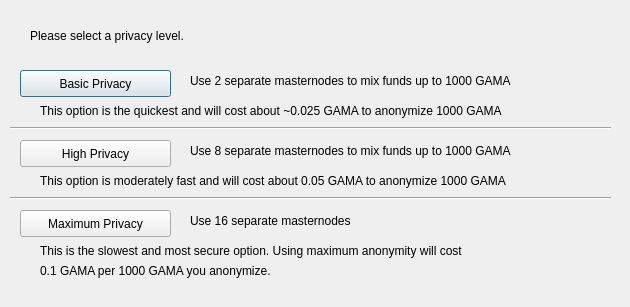
<?xml version="1.0" encoding="UTF-8"?>
<ui version="4.0">
 <class>DarksendConfig</class>
 <widget class="QDialog" name="DarksendConfig">
  <property name="geometry">
   <rect>
    <x>0</x>
    <y>0</y>
    <width>630</width>
    <height>307</height>
   </rect>
  </property>
  <property name="windowTitle">
   <string>Configure PrivateSend</string>
  </property>
  <widget class="QPushButton" name="buttonBasic">
   <property name="geometry">
    <rect>
     <x>20</x>
     <y>70</y>
     <width>151</width>
     <height>27</height>
    </rect>
   </property>
   <property name="text">
    <string>Basic Privacy</string>
   </property>
  </widget>
  <widget class="QPushButton" name="buttonHigh">
   <property name="geometry">
    <rect>
     <x>20</x>
     <y>140</y>
     <width>151</width>
     <height>27</height>
    </rect>
   </property>
   <property name="text">
    <string>High Privacy</string>
   </property>
  </widget>
  <widget class="QPushButton" name="buttonMax">
   <property name="geometry">
    <rect>
     <x>20</x>
     <y>210</y>
     <width>151</width>
     <height>27</height>
    </rect>
   </property>
   <property name="text">
    <string>Maximum Privacy</string>
   </property>
  </widget>
  <widget class="QLabel" name="label">
   <property name="geometry">
    <rect>
     <x>30</x>
     <y>20</y>
     <width>571</width>
     <height>31</height>
    </rect>
   </property>
   <property name="text">
    <string>Please select a privacy level.</string>
   </property>
  </widget>
  <widget class="QLabel" name="label_2">
   <property name="geometry">
    <rect>
     <x>190</x>
     <y>70</y>
     <width>421</width>
     <height>21</height>
    </rect>
   </property>
   <property name="text">
    <string>Use 2 separate masternodes to mix funds up to 1000 GAMA</string>
   </property>
  </widget>
  <widget class="QLabel" name="label_3">
   <property name="geometry">
    <rect>
     <x>190</x>
     <y>140</y>
     <width>411</width>
     <height>21</height>
    </rect>
   </property>
   <property name="text">
    <string>Use 8 separate masternodes to mix funds up to 1000 GAMA</string>
   </property>
  </widget>
  <widget class="QLabel" name="label_4">
   <property name="geometry">
    <rect>
     <x>190</x>
     <y>210</y>
     <width>421</width>
     <height>21</height>
    </rect>
   </property>
   <property name="text">
    <string>Use 16 separate masternodes</string>
   </property>
  </widget>
  <widget class="QLabel" name="label_6">
   <property name="geometry">
    <rect>
     <x>40</x>
     <y>100</y>
     <width>561</width>
     <height>21</height>
    </rect>
   </property>
   <property name="text">
    <string>This option is the quickest and will cost about ~0.025 GAMA to anonymize 1000 GAMA</string>
   </property>
  </widget>
  <widget class="QLabel" name="label_7">
   <property name="geometry">
    <rect>
     <x>40</x>
     <y>170</y>
     <width>561</width>
     <height>21</height>
    </rect>
   </property>
   <property name="text">
    <string>This option is moderately fast and will cost about 0.05 GAMA to anonymize 1000 GAMA</string>
   </property>
  </widget>
  <widget class="QLabel" name="label_8">
   <property name="geometry">
    <rect>
     <x>40</x>
     <y>240</y>
     <width>561</width>
     <height>21</height>
    </rect>
   </property>
   <property name="text">
    <string>This is the slowest and most secure option. Using maximum anonymity will cost</string>
   </property>
  </widget>
  <widget class="QLabel" name="label_9">
   <property name="geometry">
    <rect>
     <x>40</x>
     <y>260</y>
     <width>561</width>
     <height>21</height>
    </rect>
   </property>
   <property name="text">
    <string>0.1 GAMA per 1000 GAMA you anonymize.</string>
   </property>
  </widget>
  <widget class="Line" name="line">
   <property name="geometry">
    <rect>
     <x>10</x>
     <y>120</y>
     <width>601</width>
     <height>16</height>
    </rect>
   </property>
   <property name="orientation">
    <enum>Qt::Horizontal</enum>
   </property>
  </widget>
  <widget class="Line" name="line_2">
   <property name="geometry">
    <rect>
     <x>10</x>
     <y>190</y>
     <width>601</width>
     <height>16</height>
    </rect>
   </property>
   <property name="orientation">
    <enum>Qt::Horizontal</enum>
   </property>
  </widget>
 </widget>
 <resources/>
 <connections/>
</ui>
